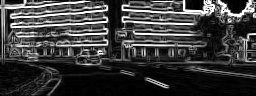
#> input picture evaluation_results/edge_detected_image.jpg, 256 x 96 px, given in place of train1.png, which was not available
$ python edge_detection_robert.py   (older library calls are emulated)
#> lines starting #> are read from the running program, lines starting #| are printed output that depends on the picture; pictures that were not available may be replaced by others from this repository, and a replacement may not be noted
#> in main, image is the input picture: shape (96, 256, 3); min 0, max 255, mean 59.7
import cv2
import numpy as np
import os
import matplotlib.pyplot as plt  # Thêm thư viện này


def apply_roberts_operator(gray_image):
    kernel_x = np.array([[1, 0], [0, -1]], dtype=np.float32)
    kernel_y = np.array([[0, 1], [-1, 0]], dtype=np.float32)

    grad_x = cv2.filter2D(gray_image, cv2.CV_64F, kernel_x)
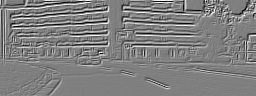
#> grad_x: shape (96, 256) float64; min -255, max 255, mean 1; drawn with min black and max white
    grad_y = cv2.filter2D(gray_image, cv2.CV_64F, kernel_y)
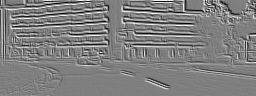
#> grad_y: shape (96, 256) float64; min -254, max 254, mean 0.8; drawn with min black and max white

    magnitude = cv2.magnitude(grad_x, grad_y)
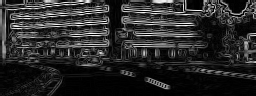
#> magnitude: shape (96, 256) float64; min 0, max 357.8, mean 58.9; drawn with min black and max white
    edge_image = cv2.convertScaleAbs(magnitude)
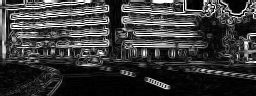
#> edge_image: shape (96, 256); min 0, max 255, mean 57.6

    return edge_image

def main():
    image_path = r"F:\StudyatCLass\Study\class\Thigiacmaytinh\segmetion_detect\train\img\train1.png"
    image = cv2.imread(image_path)

    if image is None:
        print("Error: Could not read the image.")
        return

    gray_image = cv2.cvtColor(image, cv2.COLOR_BGR2GRAY)
    edge_image = apply_roberts_operator(gray_image)

    output_path = "edge_detected_image.jpg"
    cv2.imwrite(output_path, edge_image)
    plt.subplot(1, 2, 1)
    plt.imshow(cv2.cvtColor(image, cv2.COLOR_BGR2RGB))

    plt.subplot(1, 2, 2)
    plt.imshow(edge_image, cmap="gray")
    plt.title("Edge Detection")
    plt.axis("off")
    plt.show()

if __name__ == "__main__":
    main()
